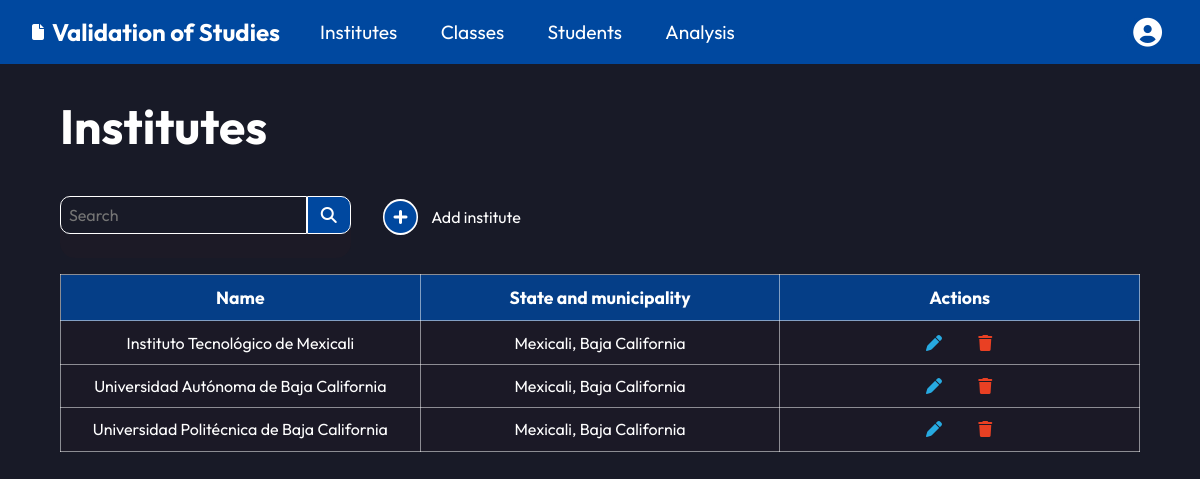
The page /institutes/ (signed in) on the database its author committed.
### institutes/models.py (models this page shows, shortened)
class Institute(models.Model):
  name = models.CharField(max_length=128)
  republic_state = models.CharField(max_length=128)

### institutes/views.py (the view)
# urls.py: path("", views.InstituteListView.as_view(), name="institutes"),
class InstituteListView(LoginRequiredMixin, ListView):
  template_name = "institutes/institutes.html"
  model = Institute
  def get_context_data(self, **kwargs):
    context = super().get_context_data(**kwargs)
    context["institute_list"] = (
      Institute.objects
      .order_by("name")
    )
    return context

### templates/institutes/institutes.html (shortened to what this page needs)
{% extends 'base.html' %}
{% block content %}
<h2 class="main-title">Institutes</h2>
<div class="institutes-header">
  <form action="" class="search-container search-small">
    <input type="search" name="" id="" placeholder="Search">
    <button type="submit"><i class="fa-solid fa-magnifying-glass"></i></button>
  </form>
  <a href="{% url 'new-institute' %}"><i class="fa-solid fa-circle-plus"></i> Add institute</a>
</div>
<div>
  <table>
    <tr>
      <th>Name</th>
      <th>State and municipality</th>
      <th>Actions</th>
    </tr>
    {% for institute in institute_list %}
    <tr>
      <td><a href="{% url 'careers' institute.id %}" class="table-link">{{ institute.name }}</a></td>
      <td>{{ institute.republic_state }}</td>
      <td class="actions">
        <div><a href="{% url 'edit-institute' institute.id %}"><i class="fa-solid fa-pen edit"></i></a></div>
        <div><a href="{% url 'delete-institute' institute.id %}"><i class="fa-solid fa-trash delete"></i></a></div>
      </td>
    </tr>
    {% endfor %}
  </table>
</div>
{% endblock content %}

### static/css/base.css (style rules this page uses)
:root { --primary-color: #00489F; --primary-color-hover: #0B4FA1; --primary-color-2: #3D86E6; --secondary-color: #27AAE1; --secondary-color-2: #E94023; --special-element: #E5D100; --light-color: #FFFFFF; --dark-color: #1C1A26; --gray-color: #8F8E94; --background-color: #181A27; --background-color-hover: #1D1F2C; --surface-color: #1C1A26; --outfit-font: "Outfit", sans-serif; }
* { margin: 0; border: 0; font-family: var(--outfit-font); }
html { background-color: var(--background-color); font-size: 16px; scroll-behavior: smooth; }
body { display: flex; flex-direction: column; min-height: 100vh; }
html, body { max-width: 100vw; overflow-x: hidden; }
h2 { font-size: 2.25rem; }
h1, h2, h3, h4 { font-weight: bold; color: var(--light-color); }
a { text-decoration: none; }
table { table-layout: fixed; border-collapse: collapse; color: var(--light-color); margin-top: 1rem; width: 100%; }
table th, table td { padding: 0.7rem; text-align: center; border: 1px solid rgba(255, 255, 255, 0.500); }
table th { background-color: rgba(0, 72, 159, 0.800); font-size: 1.1rem; }
table td { background-color: rgba(28, 26, 38, 0.800); font-size: 1rem; }
table i { color: var(--light-color); }
input { color-scheme: dark; }
form { display: flex; background-color: var(--surface-color); border: 1px solid var(--light-color); border-radius: 15px; }
form input, form select { background-color: var(--surface-color); font-size: 1rem; color: var(--light-color); border: 1px solid var(--light-color); border-radius: 10px; margin-bottom: 1.5rem; padding: 0.5rem; width: 20rem; }
.main-title { font-size: 3rem; margin-top: 2rem; margin-bottom: 0.5rem; }
.edit { color: var(--secondary-color); }
.delete { color: var(--secondary-color-2); }
.table-link { color: var(--light-color); }
.actions div { display: inline-block; margin-right: 2rem; width: 1rem; }
.actions div:last-of-type { margin: 0; }

### static/css/index.css (style rules this page uses)
.search-container { display: flex; justify-content: center; align-items: flex-start; margin-top: 2rem; border: 0; }
.search-container input { background-color: var(--background-color); border-radius: 10px 0 0 10px; margin-bottom: 1.5rem; padding: 0.5rem; width: 30%; }
.search-container input, .search-container button { font-size: 1rem; color: var(--light-color); border: 1px solid var(--light-color); }
.search-container button { background-color: var(--primary-color); border-radius: 0 10px 10px 0; padding: 0.5rem 0.8rem 0.5rem 0.8rem; }

### static/css/institutes.css (style rules this page uses)
.search-small { justify-content: flex-start; }
.search-small input { width: 100%; }
.institutes-header, .actions-div { display: flex; align-items: center; gap: 2rem; }
.institutes-header a, .actions-div a { display: flex; align-items: center; color: var(--light-color); margin-top: 0.7rem; }
.institutes-header a i { background-color: var(--light-color); border-radius: 20px; padding: 0.12rem; color: var(--primary-color); font-size: 2rem; margin-right: 0.8rem; }

### rows shown on the page
Institute: name "Instituto Tecnológico de Mexicali", republic_state "Mexicali, Baja California"
Institute: name "Universidad Autónoma de Baja California", republic_state "Mexicali, Baja California"
Institute: name "Universidad Politécnica de Baja California", republic_state "Mexicali, Baja California"
